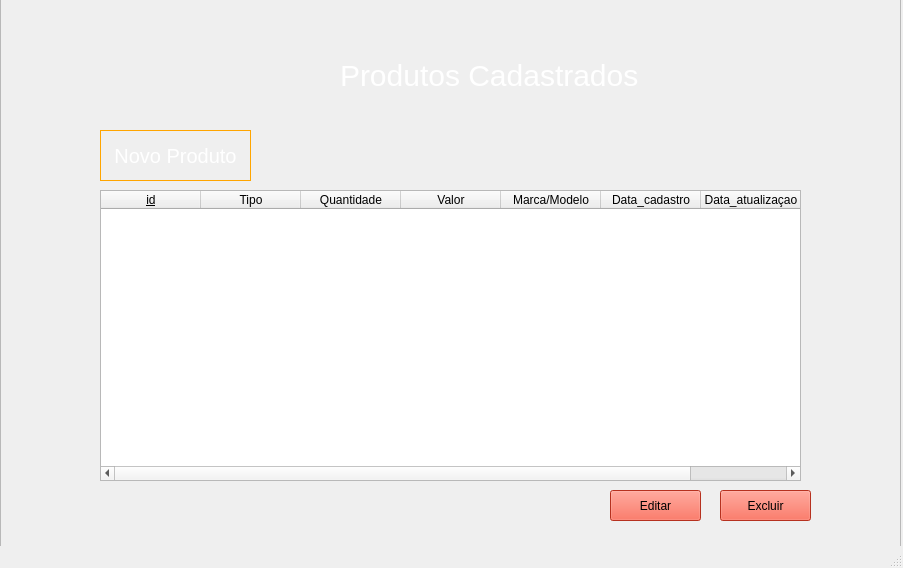
<?xml version="1.0" encoding="UTF-8"?>
<ui version="4.0">
 <class>MainWindow</class>
 <widget class="QMainWindow" name="MainWindow">
  <property name="geometry">
   <rect>
    <x>0</x>
    <y>0</y>
    <width>903</width>
    <height>568</height>
   </rect>
  </property>
  <property name="windowTitle">
   <string>MainWindow</string>
  </property>
  <property name="autoFillBackground">
   <bool>false</bool>
  </property>
  <property name="styleSheet">
   <string notr="true"/>
  </property>
  <property name="documentMode">
   <bool>false</bool>
  </property>
  <widget class="QWidget" name="centralwidget">
   <widget class="QTableWidget" name="tableWidget">
    <property name="geometry">
     <rect>
      <x>100</x>
      <y>190</y>
      <width>701</width>
      <height>291</height>
     </rect>
    </property>
    <property name="styleSheet">
     <string notr="true"/>
    </property>
    <column>
     <property name="text">
      <string>id</string>
     </property>
     <property name="font">
      <font>
       <underline>true</underline>
      </font>
     </property>
     <property name="background">
      <color>
       <red>82</red>
       <green>216</green>
       <blue>218</blue>
      </color>
     </property>
     <property name="icon">
      <iconset theme="red">
       <normaloff>.</normaloff>.</iconset>
     </property>
    </column>
    <column>
     <property name="text">
      <string>Tipo</string>
     </property>
    </column>
    <column>
     <property name="text">
      <string>Quantidade</string>
     </property>
    </column>
    <column>
     <property name="text">
      <string>Valor</string>
     </property>
    </column>
    <column>
     <property name="text">
      <string>Marca/Modelo</string>
     </property>
    </column>
    <column>
     <property name="text">
      <string>Data_cadastro</string>
     </property>
    </column>
    <column>
     <property name="text">
      <string>Data_atualizaçao</string>
     </property>
    </column>
   </widget>
   <widget class="QPushButton" name="pushButton_6">
    <property name="geometry">
     <rect>
      <x>720</x>
      <y>490</y>
      <width>91</width>
      <height>31</height>
     </rect>
    </property>
    <property name="styleSheet">
     <string notr="true">background-color: rgb(255, 69, 44);</string>
    </property>
    <property name="text">
     <string>Excluir</string>
    </property>
   </widget>
   <widget class="QPushButton" name="pushButton_7">
    <property name="geometry">
     <rect>
      <x>610</x>
      <y>490</y>
      <width>91</width>
      <height>31</height>
     </rect>
    </property>
    <property name="styleSheet">
     <string notr="true">background-color: rgb(255, 69, 44);
</string>
    </property>
    <property name="text">
     <string>Editar</string>
    </property>
   </widget>
   <widget class="QPushButton" name="pushButton_8">
    <property name="geometry">
     <rect>
      <x>100</x>
      <y>130</y>
      <width>151</width>
      <height>51</height>
     </rect>
    </property>
    <property name="styleSheet">
     <string notr="true">
QPushButton{ border:1px solid orange;color:white;font-size:20px ; }


QPushButton:hover{ background-color:orange;color:black  }


</string>
    </property>
    <property name="text">
     <string>Novo Produto</string>
    </property>
   </widget>
   <widget class="QFrame" name="frame">
    <property name="geometry">
     <rect>
      <x>0</x>
      <y>-10</y>
      <width>901</width>
      <height>561</height>
     </rect>
    </property>
    <property name="styleSheet">
     <string notr="true">background-image: url(:/fundo/Black-and-Orange-Desktop-Background.jpg);</string>
    </property>
    <property name="frameShape">
     <enum>QFrame::StyledPanel</enum>
    </property>
    <property name="frameShadow">
     <enum>QFrame::Raised</enum>
    </property>
    <widget class="QLabel" name="label_2">
     <property name="geometry">
      <rect>
       <x>340</x>
       <y>70</y>
       <width>301</width>
       <height>31</height>
      </rect>
     </property>
     <property name="styleSheet">
      <string notr="true">color:white;font-size:30px;backgound-img:none</string>
     </property>
     <property name="text">
      <string>Produtos Cadastrados</string>
     </property>
    </widget>
   </widget>
   <zorder>frame</zorder>
   <zorder>tableWidget</zorder>
   <zorder>pushButton_6</zorder>
   <zorder>pushButton_7</zorder>
   <zorder>pushButton_8</zorder>
  </widget>
  <widget class="QMenuBar" name="menubar">
   <property name="geometry">
    <rect>
     <x>0</x>
     <y>0</y>
     <width>903</width>
     <height>21</height>
    </rect>
   </property>
  </widget>
  <widget class="QStatusBar" name="statusbar"/>
 </widget>
 <resources>
  <include location="../../../../AppData/Local/Programs/Python/Python38-32/Lib/site-packages/qt5_applications/Qt/bin/aquimesmo.qrc"/>
  <include location="../imagemdefundo.qrc"/>
  <include location="cpanel.qrc"/>
 </resources>
 <connections/>
</ui>
